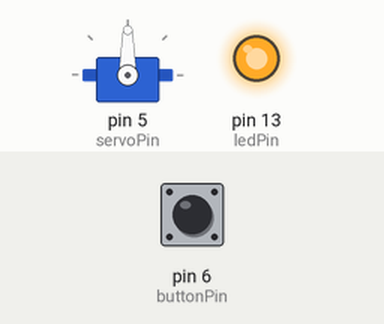
A sketch run on a simulated Arduino Uno, built with avr-gcc and run on an emulated ATmega328P. On the bench: servo, output pins drawn as LEDs (lit = HIGH). The inputs (shaded band) are chosen by the test bench; at power-on: pin 6 (buttonPin) HIGH.

Above: at 1.4 s.
1.5 s: pin 6 (buttonPin) pulled LOW for 0.15 s
At 1.9 s:
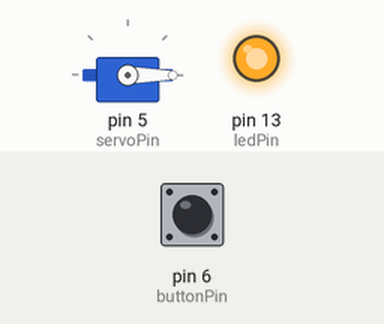
3.1 s: pin 6 (buttonPin) pulled LOW for 1 s
At 4.4 s:
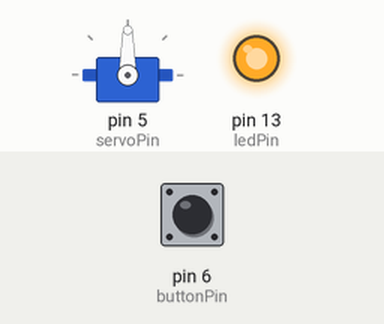
5.6 s: pin 6 (buttonPin) pulled LOW for 3.2 s
At 9.2 s:
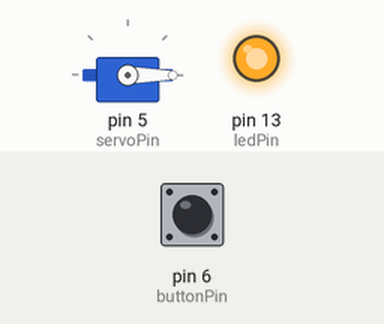
Timing chart, 0 to 10.7 s (numbered marks = the images above; inputs shaded):
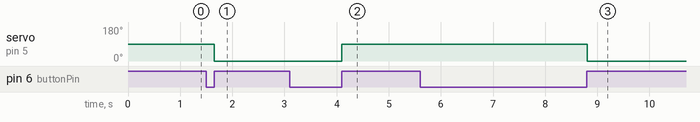

The sketch:

code_oct4a.ino
```cpp
#include <Servo.h>
#include <SoftwareSerial.h>

// Pin Definitions
const int trigPin = 8;
const int echoPin = 9;
const int irSensorPin = 7;       // Infrared sensor pin
const int buttonPin = 6;         // Push button pin for manual lid control
const int servoPin = 5;          // Servo motor pin
const int ledPin = 13;           // LED pin for setup confirmation
Servo myServo;                   // Servo object

SoftwareSerial sim808(10, 11);   // RX, TX for SIM808 module

// Threshold distances for bin fill level (in cm)
const int binFullDistance = 10;  // Distance when the bin is considered full

// Variables
bool binIsFull = false;
bool lidOpen = false;
bool buttonPressed = false;      // To track button press
bool lastButtonState = HIGH;     // To track last button state for debounce

// Function to read button state
bool isButtonPressed() {
  return digitalRead(buttonPin) == LOW;
}

// Function to open the bin lid
void openLid() {
  myServo.write(90);  // Move servo to 90 degrees (lid open)
  lidOpen = true;
}

// Function to close the bin lid
void closeLid() {
  myServo.write(0);   // Move servo to 0 degrees (lid closed)
  lidOpen = false;
}

void setup() {
  // Initialize components
  Serial.begin(9600);
  sim808.begin(9600);

  pinMode(buttonPin, INPUT_PULLUP);    // Button input with internal pull-up resistor
  pinMode(ledPin, OUTPUT);             // LED pin as output

  myServo.attach(servoPin);            // Attach servo motor to pin

  // Keep LED continuously on to indicate system is functioning
  digitalWrite(ledPin, HIGH);

  // Initialize servo in closed position
  closeLid();
}

void loop() {
  // Read the current state of the button
  bool currentButtonState = isButtonPressed();

  // Check for button press (LOW state) and change from previous state
  if (currentButtonState == LOW && lastButtonState == HIGH) {
    buttonPressed = !buttonPressed;  // Toggle buttonPressed state

    // Toggle the lid based on buttonPressed state
    if (buttonPressed) {
      openLid();  // Open the lid
    } else {
      closeLid(); // Close the lid
    }

    delay(500);  // Debounce delay
  }

  // Save the current state as the last state for the next loop
  lastButtonState = currentButtonState;

  delay(50); // Small delay to avoid bouncing issues
}
```

Measured:
- after the input at 1.5 s, servo on pin 5 (servoPin): 90° → 0° after 0.15 s
- after the input at 3.1 s, servo on pin 5 (servoPin): 0° → 90° after 1.0 s
- after the input at 5.6 s, servo on pin 5 (servoPin): 90° → 0° after 3.2 s
